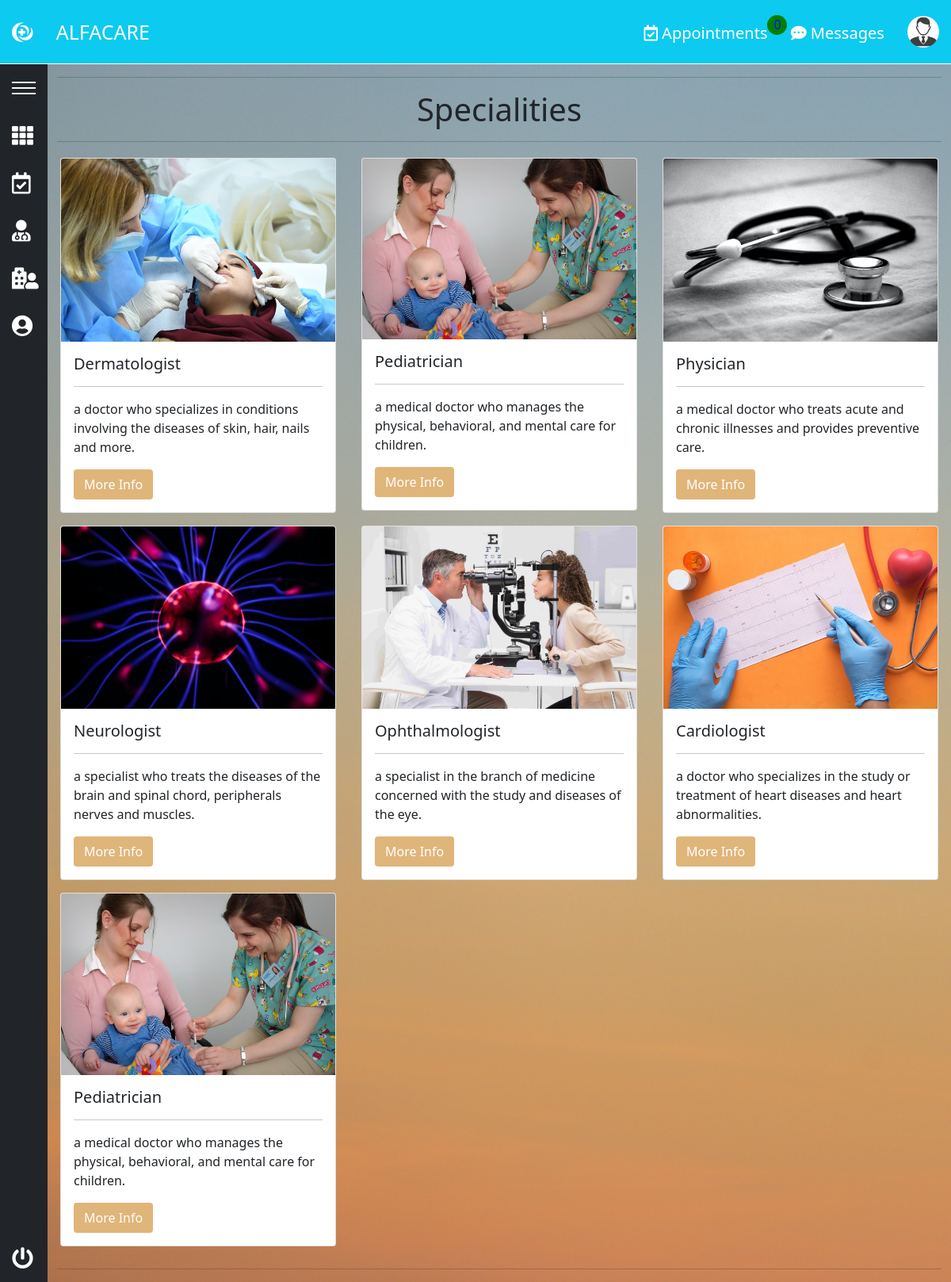
The page /doctor/specialities.php (signed in) on the database its author committed.
### tables this page shows
CREATE TABLE `specialities` (
  `ID` int(11) NOT NULL,
  `Title` varchar(100) NOT NULL,
  `Description` varchar(200) NOT NULL
);

### doctor/specialities.php (the view, shortened to what this page needs)
<!DOCTYPE html>
<html lang="en">
<head>
	<link rel="stylesheet" href="Styles/style.min.css">
	<link href="https://cdn.jsdelivr.net/npm/bootstrap@5.1.3/dist/css/bootstrap.min.css" rel="stylesheet"
>
	<link rel="stylesheet" href="https://cdnjs.cloudflare.com/ajax/libs/font-awesome/5.15.4/css/all.min.css" />
</head>
</head>
<body>
	<div>
		<?php include('sections/topbar.php') ?>
	</div>
	<div class="main-flex">
		<div class="content-main">
			<div class="sidebar-container">
				<?php include('sections/sidebar.php') ?>
				<div class="sidebar-content">
					<div class="specialities container">
						<hr>
						<h1 class="text-center">Specialities</h1>
						<hr>
						<div class="row justify-content-between specialities">
							<?php
								$specialitiesQry = mysqli_query($con, "SELECT * FROM specialities");
								while($specialitiesRes = mysqli_fetch_array($specialitiesQry))
								{
							?>
							<div class="col-md-4 col-6 mb-2">
								<div class="card m-1">
									<img class="card-img-top"
										src="../images/specialities/<?php echo $specialitiesRes['Title']?>.jpg"
										alt="Card image cap">
									<div class="card-body">
										<h5 class="card-title p-0 m-0">
											<?php echo $specialitiesRes['Title'] ?>
										</h5>
										<hr class="d-none d-sm-block">
										<p class="card-text d-none d-sm-block">
											<?php echo $specialitiesRes['Description'] ?>
										</p>
										<a href="#" class="btn text-white" style="background-color: #DFB57A;">More
											Info</a>
									</div>
								</div>
							</div>
							<?php } ?>
						</div>
						<hr>
					</div>
				</div>
			</div>
		</div>
	</div>
</body>
</html>

### rows shown on the page
specialities: Title (picture), Title "Dermatologist", Description "a doctor who specializes in conditions involving the diseases of skin, hair, nails and more."
specialities: Title (picture), Title "Pediatrician", Description "a medical doctor who manages the physical, behavioral, and mental care for children."
specialities: Title (picture), Title "Physician", Description "a medical doctor who treats acute and chronic illnesses and provides preventive care."
specialities: Title (picture), Title "Neurologist", Description "a specialist who treats the diseases of the brain and spinal chord, peripherals nerves and muscles."
specialities: Title (picture), Title "Ophthalmologist", Description "a specialist in the branch of medicine concerned with the study and diseases of the eye."
specialities: Title (picture), Title "Cardiologist", Description "a doctor who specializes in the study or treatment of heart diseases and heart abnormalities."
specialities: Title (picture), Title "Pediatrician", Description "a medical doctor who manages the physical, behavioral, and mental care for children."

### other values the page prints
$total "0"
